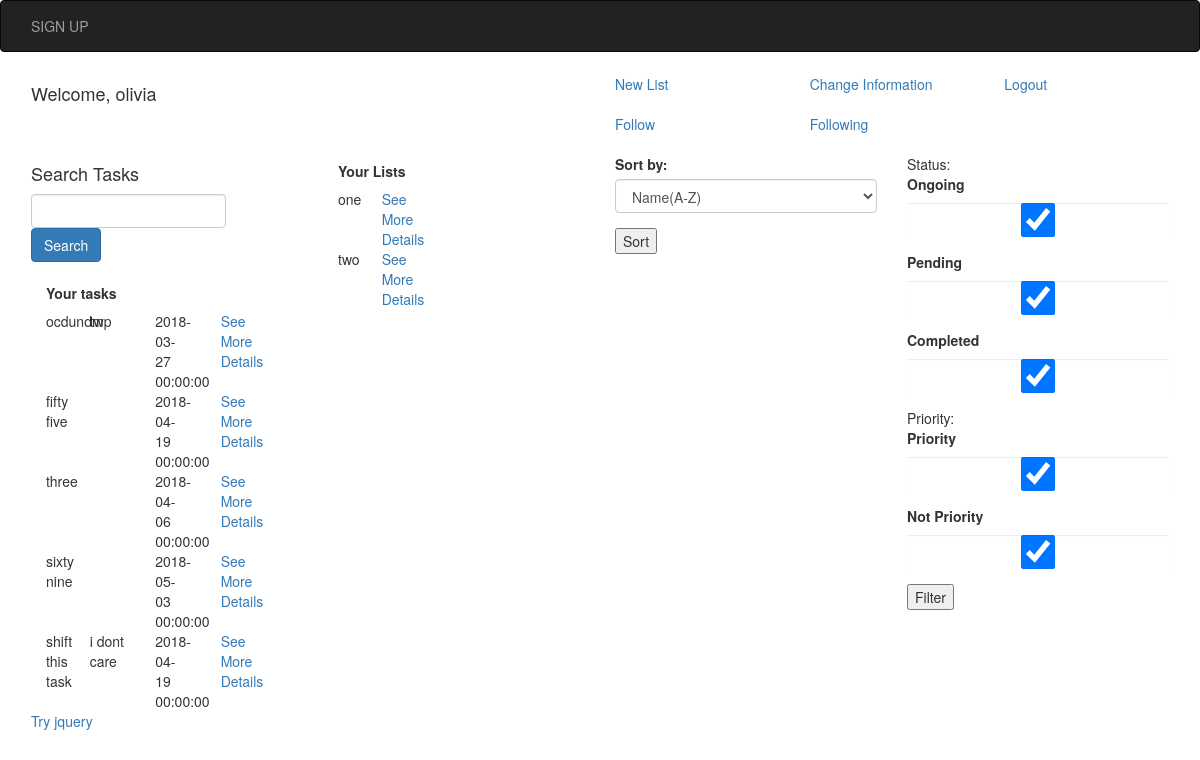
Screenshot of /olivia/home (signed in) with the database file from the repository.
### models.py (models this page shows, shortened)
class User(UserMixin, db.Model):
    id = db.Column('user_id', db.Integer, primary_key=True, autoincrement=True)
    username = db.Column('username', db.String(64), unique=True, nullable=False)
    name = db.Column('name', db.String(120), unique=False, nullable=False)
    dob = db.Column('date_of_birth', db.DateTime, nullable=False)
    email = db.Column('email', db.String(64), nullable=False, unique=True)
    registration_time = db.Column('registration_time',db.DateTime, default=datetime.utcnow)
    password_hash = db.Column('password_hash',db.String(80), nullable=False)
    remember_me = db.Column('remember_me', db.Boolean, unique=False, default=False)
    profile_picture_filename = db.Column('profile_picture_filename', db.String(64))
    profile_picture_url = db.Column('profile_picture_url', db.String(64))
    followed = db.relationship(
    'User', secondary=followers,
    primaryjoin=(followers.c.follower_id == id),
    secondaryjoin=(followers.c.followed_id == id),
    backref=db.backref('followers', lazy='dynamic'), lazy='dynamic')
    tasks = db.relationship(
        'Task',
        backref=db.backref('user', lazy='joined'),
        cascade="all, delete-orphan",
        passive_deletes=True
    )
    lists = db.relationship(
        'List',
        backref=db.backref('user', lazy='joined'),
        cascade="all, delete-orphan",
        passive_deletes=True
    )

class Task(db.Model):
    __tablename__ = 'task-table'
    id = db.Column('task_id', db.Integer, primary_key=True, autoincrement=True)
    create_time = db.Column('create_time', db.DateTime,
                            default=datetime.utcnow)
    start_time = db.Column('start_time', db.DateTime)
    end_time = db.Column('end_time', db.DateTime)
    deadline = db.Column('deadline', db.DateTime, nullable=False)
    user_id = db.Column('user_id', db.Integer, db.ForeignKey(
        'user', ondelete='CASCADE'), nullable=False)
    name = db.Column('name', db.String(100), nullable=False)
    description = db.Column('description', db.String(200))
    status = db.Column('status', db.Enum(
        *['Pending', 'Ongoing', 'Completed']), nullable=False, default='Pending')
    priority = db.Column('priority', db.Boolean, nullable=False, default=False)
    incentive = db.Column('incentive', db.String(200))
    consequences = db.Column('consequences', db.String(200))
    list_id = db.Column('list_id', db.Integer, db.ForeignKey('list.list_id', ondelete='CASCADE'), nullable=False)
    dependent = db.relationship(
    'Task', secondary=dependent_tasks,
    primaryjoin=(dependent_tasks.c.task_id == id),
    secondaryjoin=(dependent_tasks.c.dependent_id == id),
    backref=db.backref('dependent_tasks', lazy='dynamic'), lazy='dynamic')

class List(db.Model):
    id = db.Column('list_id', db.Integer, primary_key=True, autoincrement=True)
    create_time = db.Column('create_time', db.DateTime, default=datetime.utcnow)
    user_id = db.Column('user_id', db.Integer, db.ForeignKey('user', ondelete='CASCADE'), nullable=False)
    name = db.Column('name', db.String(100), nullable=False)
    description = db.Column('description', db.String(200))
    tasks = db.relationship(
            'Task',
            backref= db.backref('list', lazy='joined'),
            cascade="all, delete-orphan",
            passive_deletes=True
        )

### api/add_task.py (the view, shortened to what this page needs)
@task_blueprint.route('/<user_name>/home',methods=['POST','GET'])
@login_required
def go_home(user_name):
    userid=User.query.filter(User.username==user_name).first().id
    sort_form=SortForm()
    filter_form=FilterForm()
    Tasks=Task.query.filter(Task.user_id==userid)
    print(Tasks)
    lists = List.query.filter(List.user_id==userid)
    return render_template('home.html', sort_form=sort_form,filter_form=filter_form,user=User.query.get(userid),tasks=Tasks,lists=lists)

### api/add_task.py
class SortForm(FlaskForm):
    criteria = SelectField('Sort by:', choices=[('Deadline(near)','Deadline(near)'),('Deadline(far)','Deadline(far)'),('Name(A-Z)','Name(A-Z)'),('Name(Z-A)','Name(Z-A)')],default='Name(A-Z)')

class FilterForm(FlaskForm):
    deadline_start = DateField('Deadline From')
    deadline_end = DateField('Deadline Till')
    completed = BooleanField('Completed',default=True)
    ongoing = BooleanField('Ongoing',default=True)
    pending = BooleanField('Pending',default=True)
    priority_yes = BooleanField('Priority',default=True)
    priority_no = BooleanField('Not Priority',default=True)

### app.py (called while the page is built)
@login_manager.user_loader
def load_user(user_id):
    return User.query.get(int(user_id))

### models.py (called while the page is built)
@event.listens_for(engine.Engine, 'connect')
def __set_sqlite_pragma(db_conn, conn_record):
    cursor = db_conn.cursor()
    cursor.execute('PRAGMA foreign_keys=ON;')
    cursor.close()

### templates/home.html (shortened to what this page needs)
{% extends 'base.html' %}
{% block content %}
<div class="row">
<div class="col-sm-3"><h4>Welcome, {{ user.name }}</h4></div>
<div class="col-sm-3"></div>
<div class="col-sm-2"><a href="/{{user.username}}/addlist">New List</a></div>
<div class="col-sm-2"><a href="/{{user.username}}/update_information">Change Information</a></div>
<div class="col-sm-2"><a href="/{{user.username}}/logout">Logout</a></div>
</div>
<div class="row">
	<div class="col-sm-6"></div>
	<div class="col-sm-2"><a href="/{{user.username}}/follow">Follow</a></div>
	<div class="col-sm-2"><a href="/{{user.username}}/following">Following</a></div>
</div>
<br>
<div class="row">
	<div class="col-sm-3">
		<div class="sidebar-module sidebar-module-inset">
			<h4>Search Tasks</h4>
			<form class="form-inline" method="GET" action="/{{user.username}}/search_tasks">
				<div class="form-group">
					<input type="text" class="form-control" name="query" id="query">
				</div>
				<button type="submit" class="btn btn-primary">Search</button>
			</form>
		</div>
		<div>
			<div class="container-fluid"><h5><b>Your tasks</b></h5></div>
			<div class="container-fluid">
				{% if tasks %}
				{% for task in tasks %}
				<div class="row">
					<div class="col-sm-2">{{task.name}}</div>
					<div class="col-sm-3">{{task.description}}</div>
					<div class="col-sm-3">{{task.deadline}}</div>
					<div class="col-sm-4"><a href="/{{user.username}}/list/{{task.list_id}}/task/{{task.id}}">See More Details</a></div>
				</div>
			{% endfor %}
			{% endif %}
			</div>
		</div>
	</div>
	<div class="col-sm-3">
		<div>
			<div class="container-fluid"><h5><b>Your Lists</b></h5></div>
			<div class="container-fluid">
				{% if lists %}
				{% for list in lists %}
				<div class="row">
					<div class="col-sm-2">{{list.name}}</div>
					<div class="col-sm-4"><a href="/{{user.username}}/list/{{list.id}}">See More Details</a></div>
				</div>
			{% endfor %}
			{% endif %}
			</div>
		</div>
	</div>
	<div class="col-sm-3">
		<form class="" action="/{{user.username}}/home" method="POST">
            {% from "_formhelpers.html" import render_field %}
            <div class="form-group">{{render_field(sort_form.criteria, class_="form-control")}}</div>
            <input type="submit" value="Sort">
		</form>
	</div>
	<div class="col-sm-3">
		<form class="" action="/{{user.username}}/home" method="POST">
			{% from "_formhelpers.html" import render_field %}
			Status:
			<div class="form-group">{{render_field(filter_form.ongoing, class_="form-control")}}</div>
			<div class="form-group">{{render_field(filter_form.pending, class_="form-control")}}</div>
			<div class="form-group">{{render_field(filter_form.completed, class_="form-control")}}</div>
			Priority:
			<div class="form-group">{{render_field(filter_form.priority_yes, class_="form-control")}}</div>
			<div class="form-group">{{render_field(filter_form.priority_no, class_="form-control")}}</div>
			<input type="submit" value="Filter">
		</form>
	</div>
</div>
<div><a href="/{{user.username}}/try_search_jquery">Try jquery</a></div>
{% endblock %}

### templates/base.html (shortened to what this page needs)
<html>
	<head>
		<link rel="stylesheet" href="https://maxcdn.bootstrapcdn.com/bootstrap/3.3.7/css/bootstrap.min.css">
	</head>
	<body>
            <nav class="navbar navbar-inverse">
                <div class="container-fluid">
                    <ul class="nav navbar-nav">
                        <li><a href="/user/registration">SIGN UP</a></li>
                    </ul>
                </div>
            </nav>
        <div class="container">
            {% block content %}{% endblock %}
        </div>
	</body>
</html>

### templates/_formhelpers.html (shortened to what this page needs)
{% macro render_field(field) %}
	{{ field.label }}
	{{ field(**kwargs)|safe }}
{% endmacro %}

### templates/base.html (style rules this page uses)
.container { padding: 2px 16px; }

### rows the page displays
User: name "olivia"
Task: name "ocdundm", description "twp", deadline "2018-03-27 00:00:00", label "Ongoing"
Task: name "fifty five", deadline "2018-04-19 00:00:00"
Task: name "three", deadline "2018-04-06 00:00:00"
Task: name "sixty nine", deadline "2018-05-03 00:00:00"
Task: name "shift this task", description "i dont care", deadline "2018-04-19 00:00:00"
List: name "one"
List: name "two"

### other values shown
{{ field.label }} "Sort by: Pending Completed Priority Not Priority"
